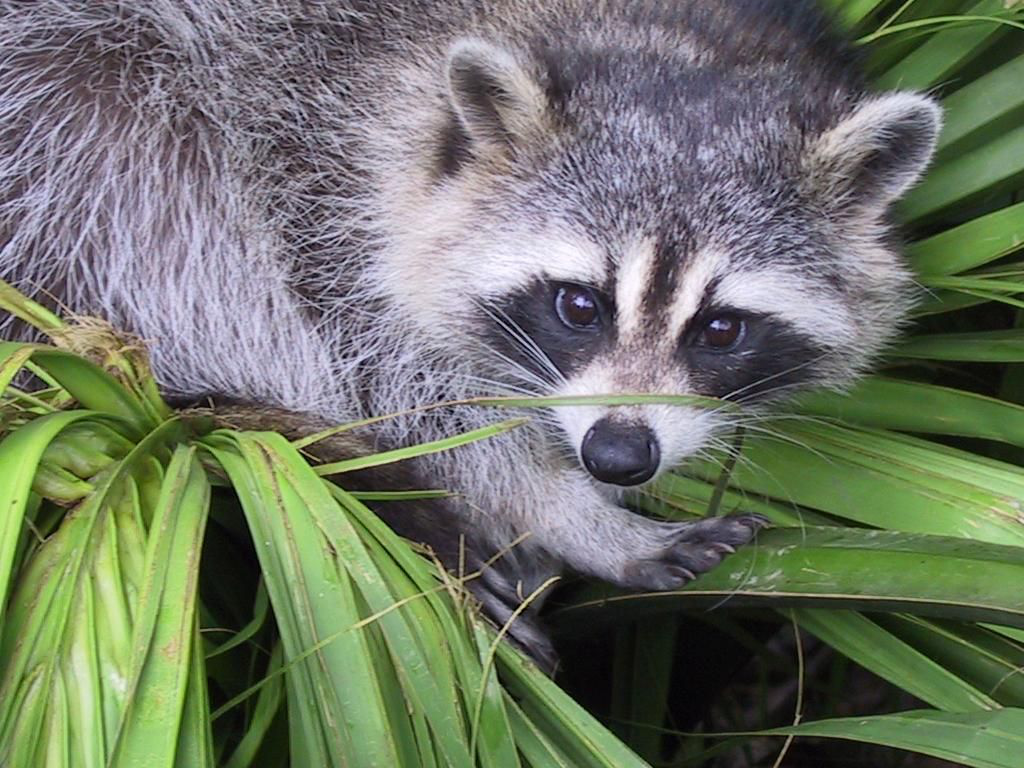
#> input picture script/face.png, 1024 x 768 px; its folder holds only this picture in this run; the run also reads 1 picture not shown here
$ python imcut.py   (Python 2 division)
#> lines starting #> are read from the running program, lines starting #| are printed output that depends on the picture
import os;
import shutil;
# [4 lines of commented-out code are left out]
from PIL import Image
import datetime;

def imcut(impath):
#> called with impath = '/home/yzy/caffe/data/cardata/1_5add'
	os.chdir(impath);
	path=os.getcwd();
	if not os.path.isdir("part0"):#是否存在part目录
		os.mkdir("part0");#新建part目录
	if not os.path.isdir("part1"):#是否存在part目录
		os.mkdir("part1");#新建part目录
	if not os.path.isdir("part2"):#是否存在part目录
		os.mkdir("part2");#新建part目录
	if not os.path.isdir("part3"):#是否存在part目录
		os.mkdir("part3");#新建part目录
	filename="cutlist";
	# f=open(filename,"a+");
	filelist=os.listdir(path)#该文件夹下所有的文件（包括文件夹）
	for files in filelist:#遍历所有文件
		NowDir=os.path.join(path,files);#当前遍历的文件路径
		addstr="";#补增0
		if os.path.isdir(NowDir):#如果是文件则跳过
			continue;
		print "in "+NowDir
		im=Image.open(files);
#> im is the input picture: PIL image 1024x768 RGB; mean R, G, B 110.7, 117.7, 102.1
		imsize=im.size;
#> imsize = (1024, 768)
		region = (0,0,imsize[0]/2,imsize[1]);#左半侧裁剪
#> region = (0, 0, 512, 768)
		croped=im.crop(region);
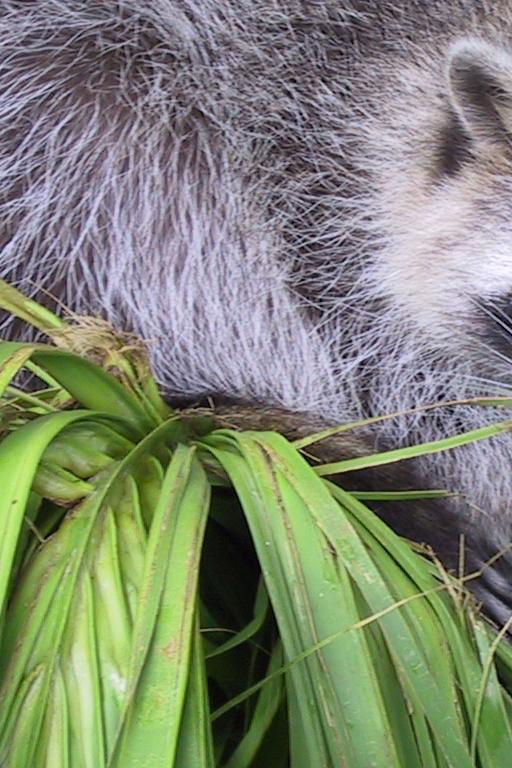
#> croped: PIL image 512x768 RGB; mean R, G, B 127.9, 134.7, 115.1
		name=files.split(".");
		Newdir0=os.path.join(path+"\\part0",name[0]+"_cl"+".jpg");
		if not os.path.exists(Newdir0):
			croped.save(Newdir0);
			# f.write("part\\"+name[0]+"_cl"+".jpg"+" 0\n");

		region = (imsize[0]/2,0,imsize[0],imsize[1]);#右半侧裁剪
#> region = (512, 0, 1024, 768)
		croped=im.crop(region);
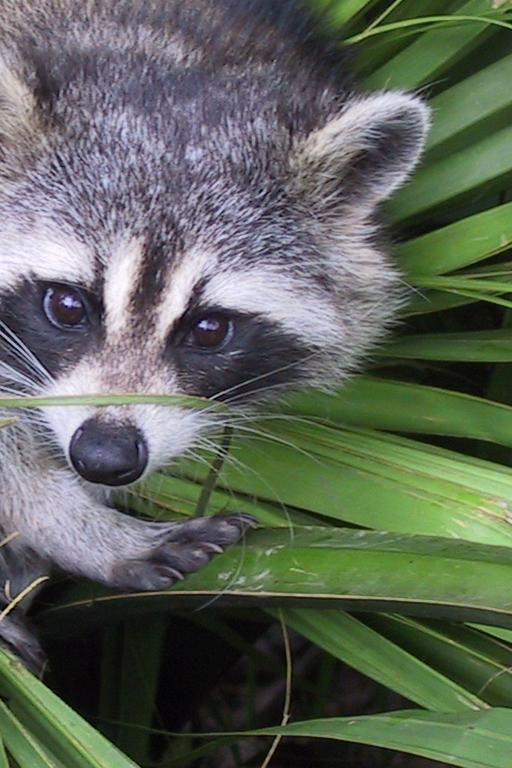
#> croped: PIL image 512x768 RGB; mean R, G, B 93.4, 100.7, 89.1
		Newdir0=os.path.join(path+"\\part1",name[0]+"_cr"+".jpg");
		if not os.path.exists(Newdir0):
			croped.save(Newdir0);

		region = (0,0,imsize[0],imsize[1]/2);#上半侧裁剪
#> region = (0, 0, 1024, 384)
		croped=im.crop(region);
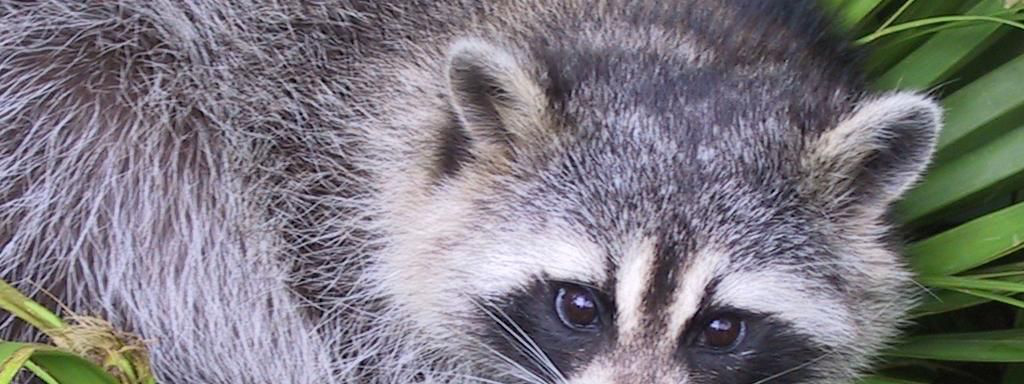
#> croped: PIL image 1024x384 RGB; mean R, G, B 124.5, 121.2, 127.7
		Newdir0=os.path.join(path+"\\part2",name[0]+"_cu"+".jpg");
		if not os.path.exists(Newdir0):
			croped.save(Newdir0);

		region = (0,imsize[1]/2,imsize[0],imsize[1]);#下半侧裁剪
#> region = (0, 384, 1024, 768)
		croped=im.crop(region);
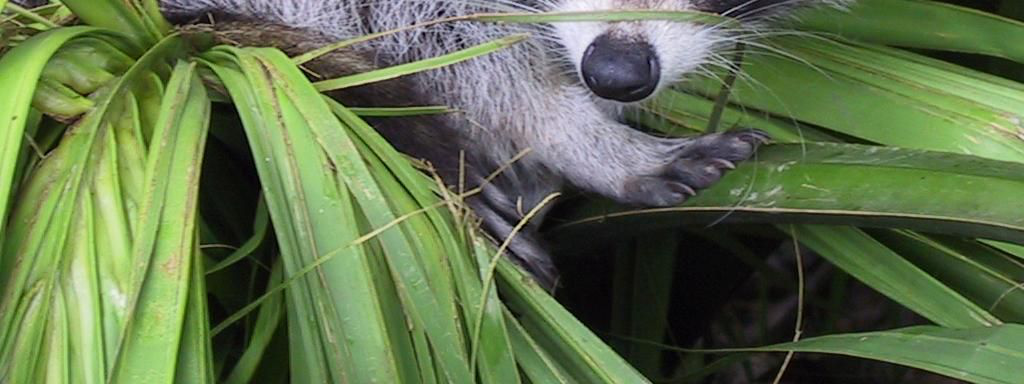
#> croped: PIL image 1024x384 RGB; mean R, G, B 96.9, 114.3, 76.4
		Newdir0=os.path.join(path+"\\part3",name[0]+"_cd"+".jpg");
		if not os.path.exists(Newdir0):
			croped.save(Newdir0);

#> (the run stopped early here; a loop or call above may not have finished)
